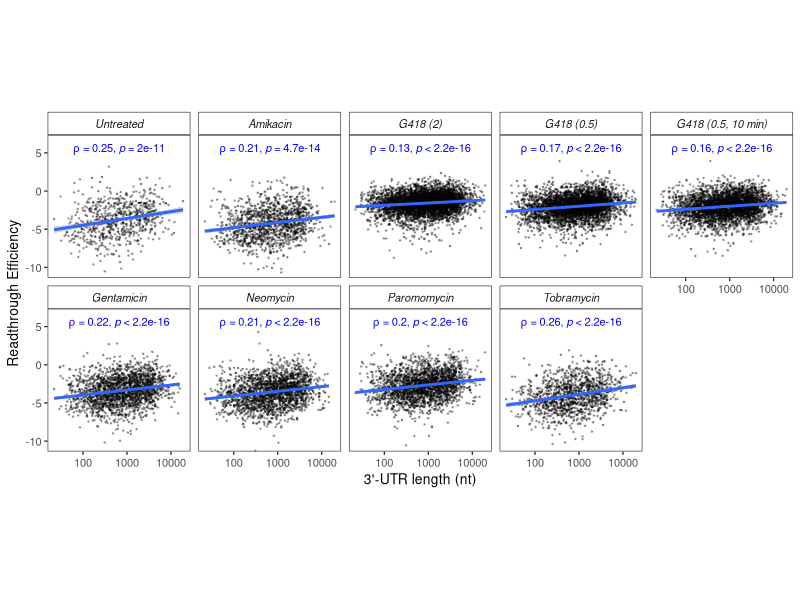

The R source for this figure:
# ----------------------------------------
# Figure 3
# ----------------------------------------

library(dplyr)
library(ggplot2)
library(ggpubr)

dfu <- read.table("../Data/readthrough_3utr_length.txt", header = TRUE)
dfu$Sample <- recode_factor(dfu$Sample, Untr = "Untreated", Amik = "Amikacin", 
                            G418_2000 = "G418 (2)", G418_500 = "G418 (0.5)", G418_500_10min = "G418 (0.5, 10 min)",  
                            Genta = "Gentamicin", Neo = "Neomycin", Parom = "Paromomycin", Tobra = "Tobramycin")

p_all <- ggplot(dfu, aes(x = l_utr3, y = log_rte)) +
  geom_point(alpha = 0.3, color = "black", size = 0.25) +
  geom_smooth(method = "lm", formula = y~x) +
  stat_cor(method = "spearman", geom = "text", label.x.npc = "middle", label.y = 5.5, hjust = 0.5, vjust = 0.5, size = 8/.pt, cor.coef.name = "rho", color = "blue") +
  facet_wrap(~Sample, nrow = 2) +
  scale_x_log10() +
  xlab("3'-UTR length (nt)") + ylab("Readthrough Efficiency") + 
  coord_cartesian(ylim = c(-10.5, 6.5)) +
  theme_bw(base_size = 10) + 
  theme(panel.grid = element_blank(), panel.spacing.x = unit(0.2,"cm"), panel.spacing.y = unit(0.2, "cm"),
        strip.text = element_text(face = "italic"), strip.background = element_rect(fill = "white"), aspect.ratio = 1)

library(Cairo)
CairoFonts(
  regular = "Arial:style=Regular",
  bold = "Arial:style=Black",
  italic = "Arial:style=Italic",
  bolditalic = "Arial:style=Black Italic",
  symbol = "Symbol"
)

cairo_pdf(filename = "Figure3.pdf", family = "Arial", width = 7.5, height = 4) 
p_all
dev.off()
